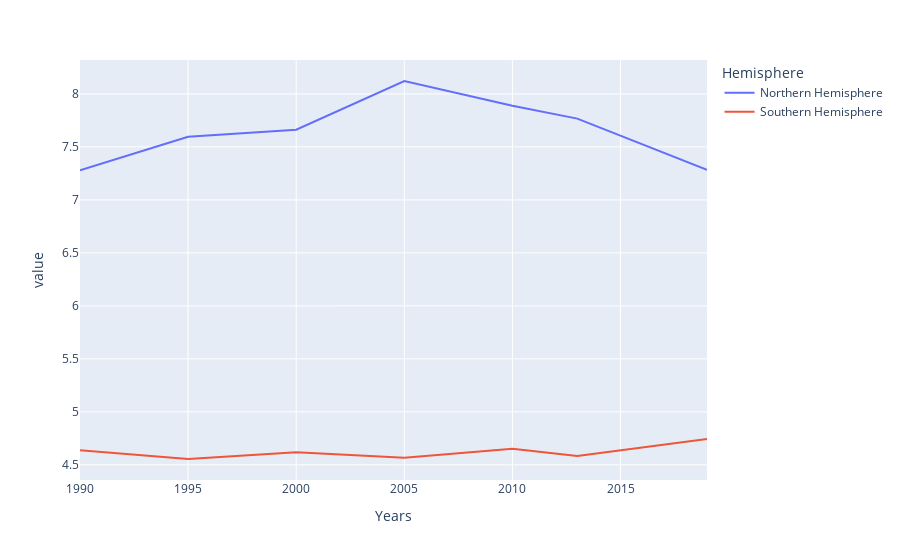

The notebook cell saved with this chart:
### Code cell
px.line(melted_df_hemisphere,x='Years',y='value',color='Hemisphere')

### Figure 1 — Plotly figure (JSON) as saved in the notebook; plotly's stock layout.template omitted (floating-point values rounded to 4 significant figures)
{"data": [{"hovertemplate": "Hemisphere=Northern Hemisphere<br>Years=%{x}<br>value=%{y}<extra></extra>", "legendgroup": "Northern Hemisphere", "line": {"color": "#636efa", "dash": "solid"}, "marker": {"symbol": "circle"}, "mode": "lines", "name": "Northern Hemisphere", "orientation": "v", "showlegend": true, "type": "scatter", "x": [1990, 1995, 2000, 2005, 2010, 2013, 2019], "xaxis": "x", "y": [7.279, 7.596, 7.662, 8.122, 7.888, 7.767, 7.284], "yaxis": "y"}, {"hovertemplate": "Hemisphere=Southern Hemisphere<br>Years=%{x}<br>value=%{y}<extra></extra>", "legendgroup": "Southern Hemisphere", "line": {"color": "#EF553B", "dash": "solid"}, "marker": {"symbol": "circle"}, "mode": "lines", "name": "Southern Hemisphere", "orientation": "v", "showlegend": true, "type": "scatter", "x": [1990, 1995, 2000, 2005, 2010, 2013, 2019], "xaxis": "x", "y": [4.638, 4.555, 4.62, 4.566, 4.651, 4.584, 4.745], "yaxis": "y"}], "layout": {"legend": {"title": {"text": "Hemisphere"}, "tracegroupgap": 0}, "margin": {"t": 60}, "xaxis": {"anchor": "y", "domain": [0, 1], "title": {"text": "Years"}}, "yaxis": {"anchor": "x", "domain": [0, 1], "title": {"text": "value"}}}}
